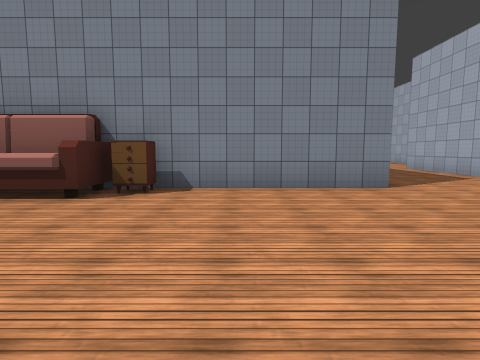
View 1 (above)

24 first-person views from a walk through a 3-D level made in the Unity game engine. The camera is 1.4 m above the floor, tilts 6° down and sees 80° across. The floor is counted in squares, 2 m on a side. Each view is taken from the middle of a square. On the plan, view 1 faces up. The plan holds only what a view shows up to about 10 squares ahead; the rest is blank. The place goes on beyond the plan. The player character is not drawn. Some animated figures are left out. Some surface patterns are stand-ins.

View 2
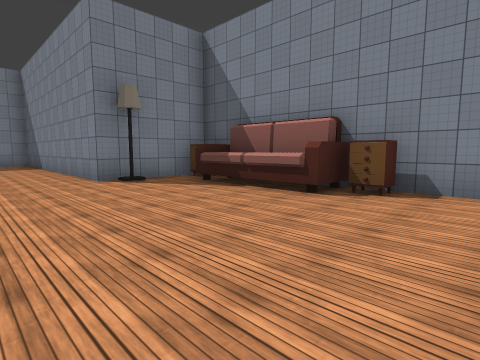

View 3
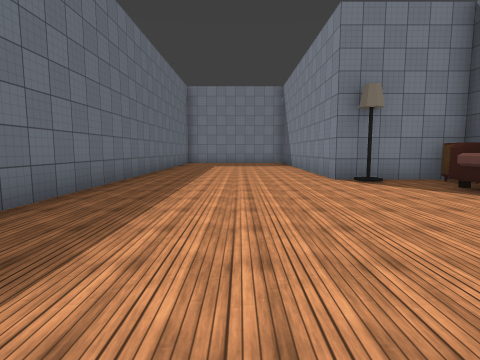

View 4
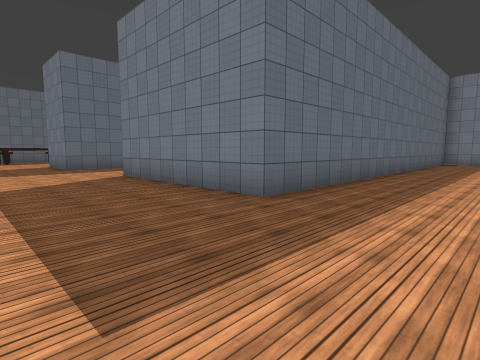

View 5
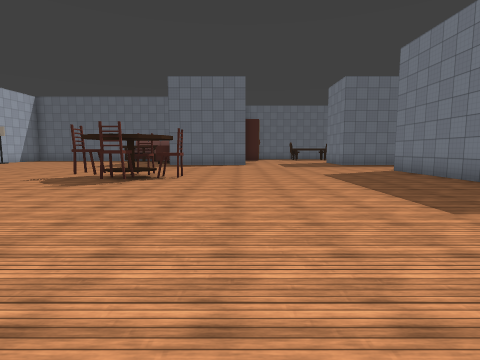

View 6
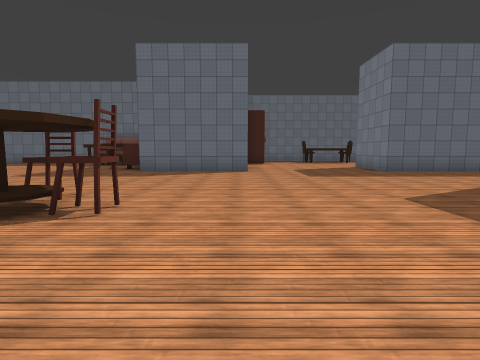

View 7
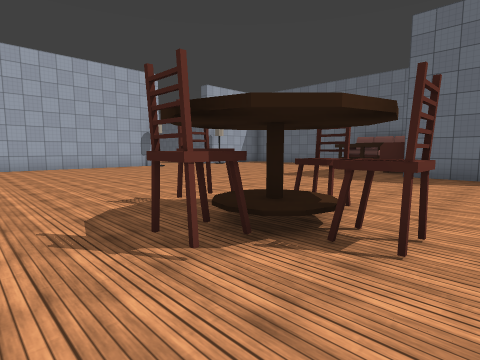

View 8
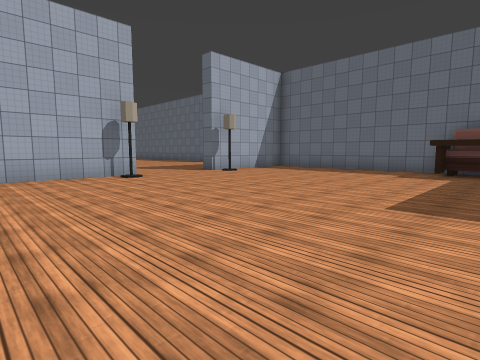

View 9
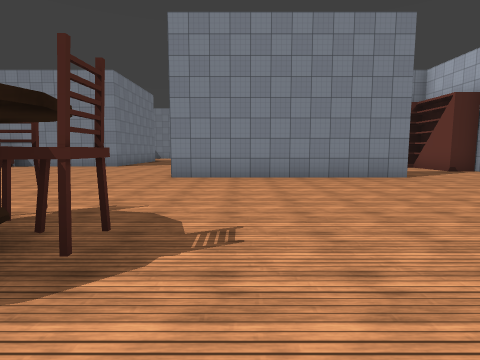

View 10
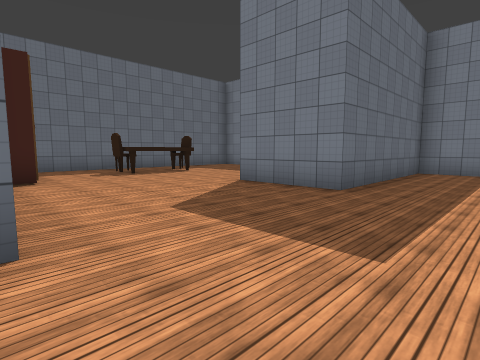

View 11
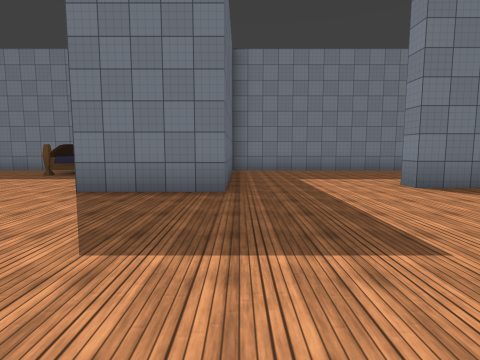

View 12
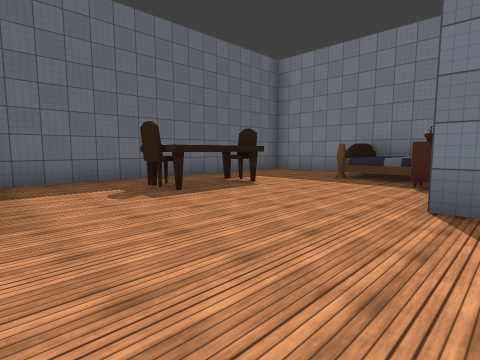

View 13
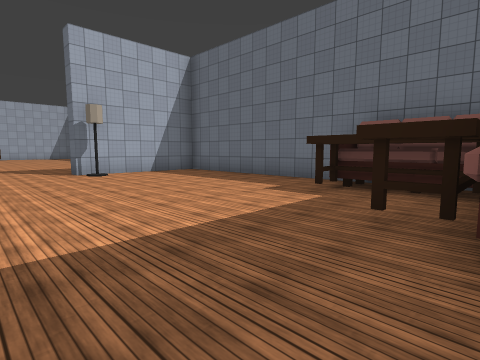

View 14
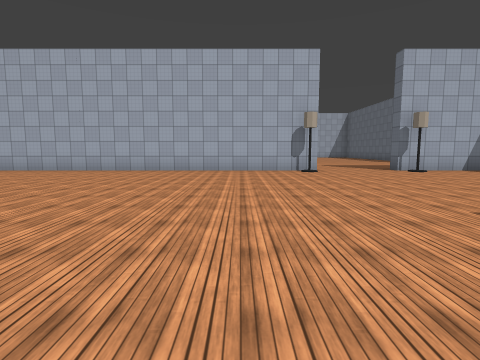

View 15
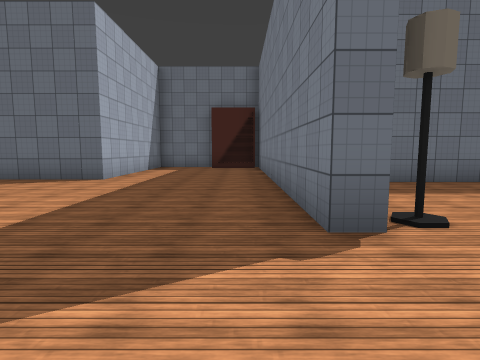

View 16
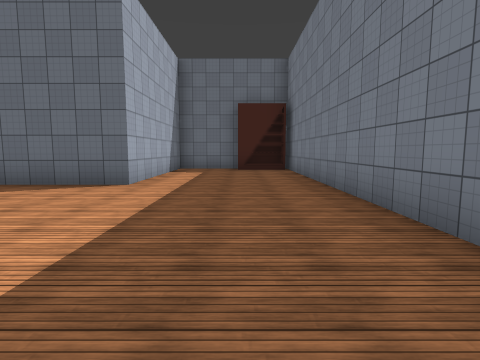

View 17
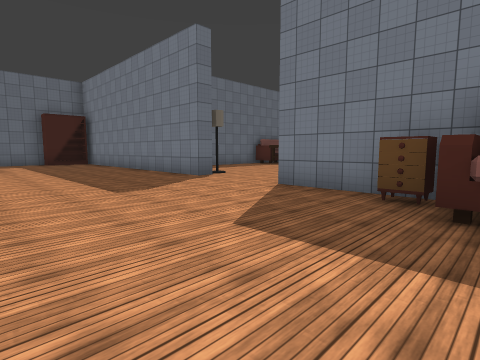

View 18
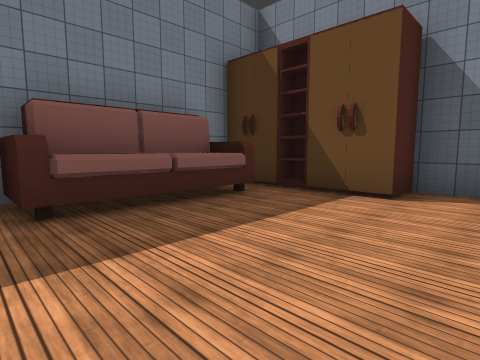

View 19
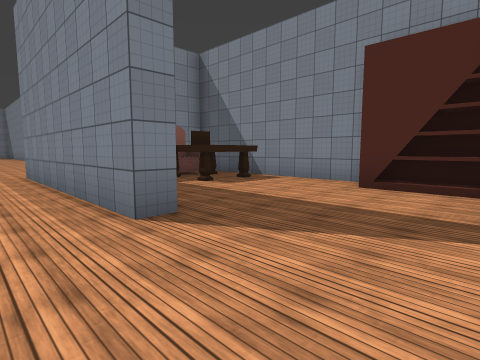

View 20
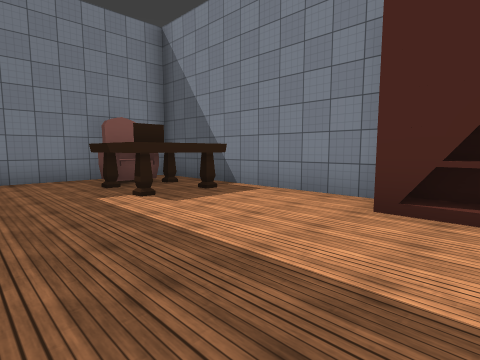

View 21
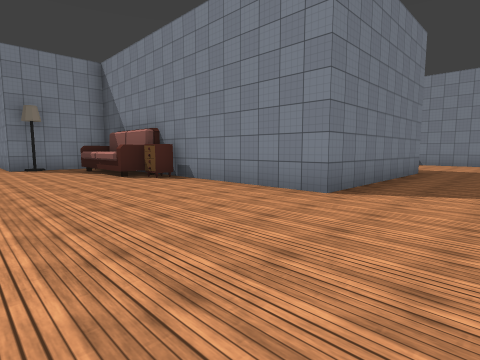

View 22
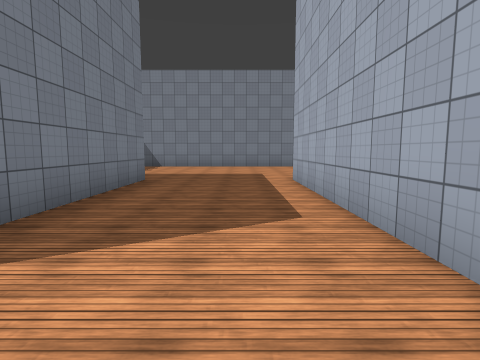

View 23
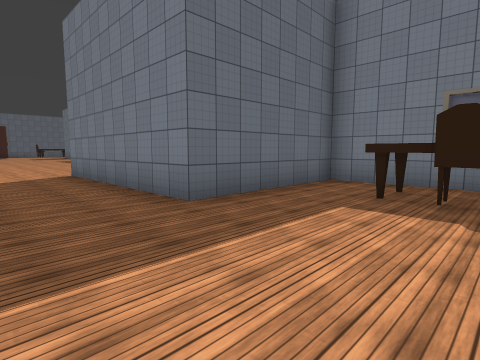

View 24
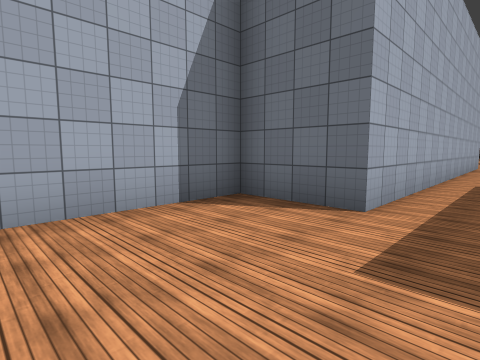

### Floor plan
Points are (right, up) in squares from view 1. A wall is a line through its corners. A room is listed if a view was taken in it or the views show most of it. See-through windows are left out.
Room 1 (views 1, 2, 3, 4, 5, 6, 7, 8, 9, 10, 11, 12, 13, 14, 15, 16, 17, 18, 19, 20, 21, 22, 23, 24)
walls: (6.3, 1) (6.3, 10.8) (8.2, 10.8) (8.2, 13.8); (2.6, -11.2) (6.2, -11.2); (6.8, 3.5) (6.8, 1.6); (12.3, 0.9) (12.3, 0.3) (6.2, 0.3); (16.2, -6.5) (16.2, -9.6); (15.7, -9.7) (15.7, 2.5); (9.5, -16.3) (15, -16.3); (12.5, 5.3) (7.2, 5.3); (-6.7, -5.4) (-6.7, -11.2) (-1.8, -11.2) (-1.8, -13.7); (15.7, -15.5) (15.7, -12.4) (16.2, -12.4) (16.2, -21.1); (20.6, -1.6) (19.6, -1.6); (-6.7, 4.9) (-6.7, 2.3) (-12, 2.3); (-6.7, -15.1) (-6.7, -19.2); (-10.5, -2.7) (-2.3, -2.7) (-2.3, -7.7) (-2.7, -7.7); (-5.3, -19.7) (1.5, -19.7); (-1.3, 13.5) (-1.3, 10.8) (2.8, 10.8) (2.8, 5.3) (-1.5, 5.3); (20.2, -21) (20.2, -16.7) (21.5, -16.7)
objects: bed (-6, -16) to (-5, -15); lamp (-6, 3); nightstand (-6, 5); other object (-5, 4) to (-3, 5); nightstand (-4, -14); chair (-3, -18); table (-2, -18); nightstand (-2, 5); chair (-1, -18); table (0, 13) to (0, 14); chair (1, 13); other object (2, -18); chair (5, -5); chair (6, -6); table (6, -5); chair (6, -4); other object (7, -16) to (9, -16); other object (7, -15) to (9, -13); chair (7, -5); armchair (8, 4); laptop (9, 3) to (9, 4); table (10, 3) to (10, 4); bookshelf (14, 3) to (15, 5); lamp (15, -13); lamp (15, -9); bookshelf (17, -21) to (18, -21); nightstand (17, -7); other object (17, -6) to (17, -4); other object (18, -2)

Where each view was taken, in squares from view 1:
view 1: 0 up, 0 right, facing up
view 2: 0 up, 0 right, facing up-left
view 3: 0 up, 0 right, facing left
view 4: 0 up, 1 right, facing down-left
view 5: 2 up, 3 right, facing down
view 6: 2 down, 3 right, facing down
view 7: 3 down, 4 right, facing down-right
view 8: 6 down, 8 right, facing down-right
view 9: 7 down, 8 right, facing up
view 10: 9 down, 3 right, facing down-left
view 11: 11 down, 3 right, facing left
view 12: 13 down, 2 right, facing down-left
view 13: 10 down, 7 right, facing down-right
view 14: 7 down, 6 right, facing right
view 15: 10 down, 17 right, facing down
view 16: 11 down, 18 right, facing down
view 17: 6 down, 21 right, facing down-left
view 18: 7 down, 21 right, facing up-left
view 19: 1 down, 15 right, facing up-left
view 20: 1 up, 14 right, facing up-left
view 21: 1 up, 5 right, facing up-left
view 22: 4 up, 5 right, facing up
view 23: 14 up, 5 right, facing down-left
view 24: 14 up, 5 right, facing down-right
